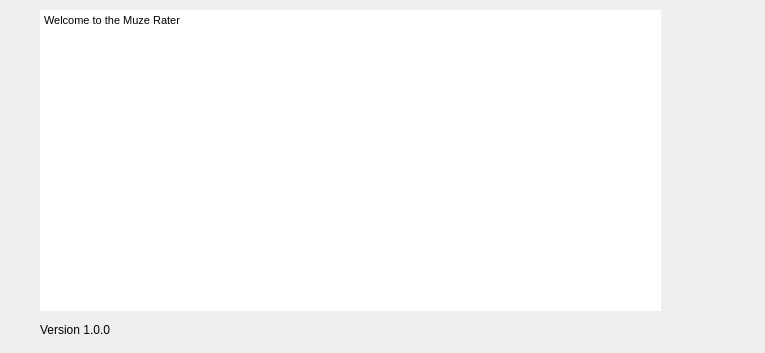
<?xml version="1.0" encoding="UTF-8"?>
<ui version="4.0">
 <class>muzeRaterWelcomeWizardPage</class>
 <widget class="QWizardPage" name="muzeRaterWelcomeWizardPage">
  <property name="geometry">
   <rect>
    <x>0</x>
    <y>0</y>
    <width>765</width>
    <height>353</height>
   </rect>
  </property>
  <property name="windowTitle">
   <string>WizardPage</string>
  </property>
  <widget class="QLabel" name="versionLabel">
   <property name="geometry">
    <rect>
     <x>40</x>
     <y>320</y>
     <width>221</width>
     <height>20</height>
    </rect>
   </property>
   <property name="text">
    <string>Version 1.0.0</string>
   </property>
   <property name="alignment">
    <set>Qt::AlignLeading|Qt::AlignLeft|Qt::AlignVCenter</set>
   </property>
  </widget>
  <widget class="QTextBrowser" name="welcomeTextBrowser">
   <property name="enabled">
    <bool>true</bool>
   </property>
   <property name="geometry">
    <rect>
     <x>40</x>
     <y>10</y>
     <width>621</width>
     <height>301</height>
    </rect>
   </property>
   <property name="focusPolicy">
    <enum>Qt::ClickFocus</enum>
   </property>
   <property name="frameShape">
    <enum>QFrame::NoFrame</enum>
   </property>
   <property name="html">
    <string>&lt;!DOCTYPE HTML PUBLIC &quot;-//W3C//DTD HTML 4.0//EN&quot; &quot;http://www.w3.org/TR/REC-html40/strict.dtd&quot;&gt;
&lt;html&gt;&lt;head&gt;&lt;meta name=&quot;qrichtext&quot; content=&quot;1&quot; /&gt;&lt;style type=&quot;text/css&quot;&gt;
p, li { white-space: pre-wrap; }
&lt;/style&gt;&lt;/head&gt;&lt;body style=&quot; font-family:'MS Shell Dlg 2'; font-size:8pt; font-weight:400; font-style:normal;&quot;&gt;
&lt;p style=&quot; margin-top:0px; margin-bottom:0px; margin-left:0px; margin-right:0px; -qt-block-indent:0; text-indent:0px;&quot;&gt;Welcome to the Muze Rater&lt;/p&gt;&lt;/body&gt;&lt;/html&gt;</string>
   </property>
   <property name="acceptRichText">
    <bool>false</bool>
   </property>
   <property name="openExternalLinks">
    <bool>true</bool>
   </property>
  </widget>
 </widget>
 <resources/>
 <connections/>
</ui>
